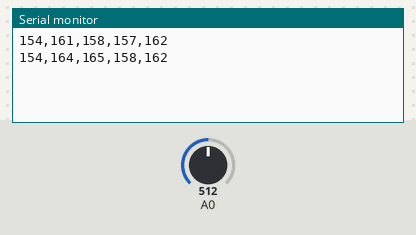
This sketch was run on a simulated Arduino Uno, built with avr-gcc and run on an emulated ATmega328P. Parts: the last lines printed to the serial monitor. Inputs (shaded band) come from the test bench; at power-on: A0 = 512. Random numbers use the default seed unless the sketch sets one.

Above: at 1.8 s.
1.9 s: A0 set to 716
At 2.8 s:
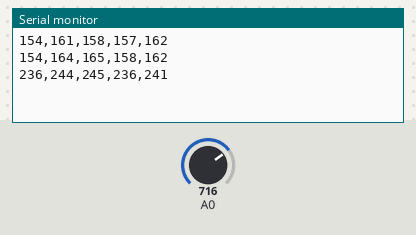
3.4 s: A0 set to 900
At 4.8 s:
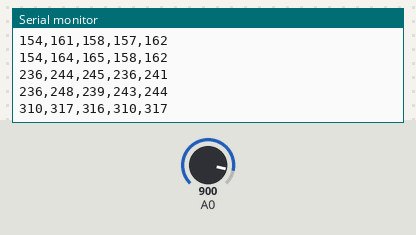
Timing chart, 0 to 6.4 s (numbered marks = the images above; inputs shaded):
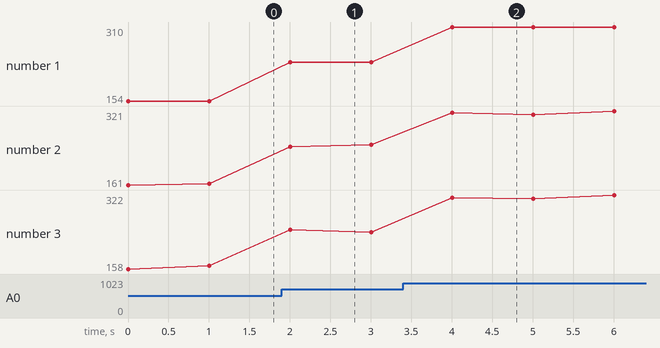

The sketch:

RandomDataGenerate.ino
```cpp
/*
  AnalogReadSerial

 Modified by: Matthew (pan) Choi

  http://www.arduino.cc/en/Tutorial/AnalogReadSerial
*/

// the setup routine runs once when you press reset:
void setup() {
  // initialize serial communication at 9600 bits per second:
  Serial.begin(9600);
}

// the loop routine runs over and over again forever:
void loop() {
  // read the input on analog pin 0:
  int sensorValue = analogRead(A0);
  int milivolt = sensorValue*(5000/1024);
  int T = (milivolt - 500)/10;
  int F = T*(9/5) + 32;
  int R = random(0,15);//Random number generation
  int RR = random(0,13);
  int RRR = random(0,10);
  int RRRR = random(0,15);
  // print out the value you read:
  Serial.print(T);
  Serial.print(",");
  Serial.print(T+R);
  Serial.print(",");
  Serial.print(T+RR);
  Serial.print(",");
  Serial.print(T+RRR);
  Serial.print(",");
  Serial.print(T+RRRR);
  Serial.println();
  delay(1000);        // delay in between reads for stability
}
```

Measured:
- after the input at 1.9 s, the serial monitor: prints a new line after 0.10 s (image 1)
- after the input at 3.4 s, the serial monitor: prints a new line after 0.61 s (image 2)
- plotted number 1: 154 → 236 after the input at 1.9 s, 236 → 310 after the input at 3.4 s
- plotted number 2: 164 → 248 after the input at 1.9 s, 248 → 317 after the input at 3.4 s
- plotted number 3: 165 → 239 after the input at 1.9 s, 239 → 313 after the input at 3.4 s
